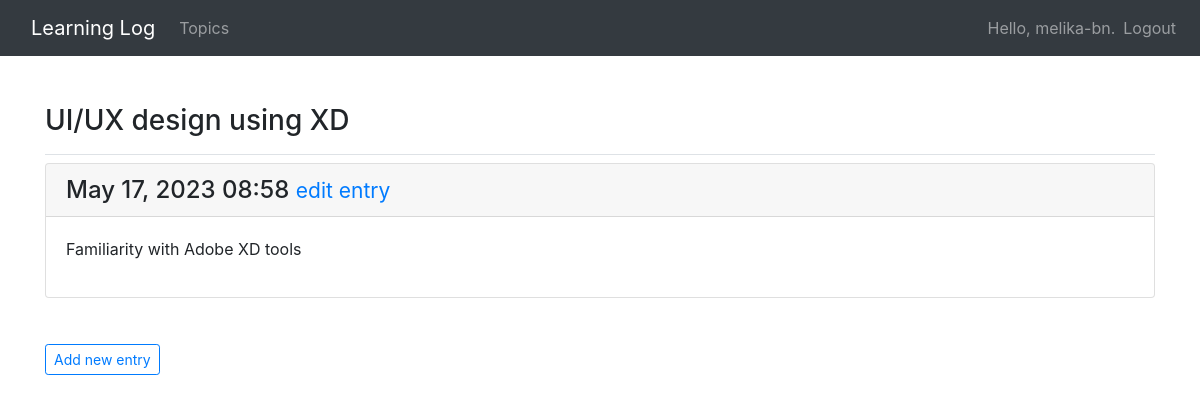
Page /topics/4/ (signed in) on the committed database.
### learning_logs/models.py (models this page shows, shortened)
class Topic(models.Model):
    text = models.CharField(max_length=200)
    date_added = models.DateTimeField(auto_now_add=True)
    owner = models.ForeignKey(User, on_delete=models.CASCADE)
    def __str__(self):
        return self.text

class Entry(models.Model):
    topic = models.ForeignKey(Topic, on_delete=models.CASCADE)
    text = models.TextField()
    date_added = models.DateTimeField(auto_now_add=True)
    class Meta:
        verbose_name_plural = 'entries'

### learning_logs/views.py (the view)
# urls.py: path('topics/<int:topic_id>/', views.topic, name='topic'),
@login_required
def topic(request, topic_id):
	topic = Topic.objects.get(id=topic_id)
	if topic.owner != request.user:
		raise Http404
	entries = topic.entry_set.order_by('-date_added')
	context = {'topic': topic, 'entries': entries}
	return render(request, 'learning_logs/topic.html', context)

### learning_logs/templates/learning_logs/topic.html
{% extends 'learning_logs/base.html' %}
{% block page_header %}
  <h3>{{ topic }}</h3>
{% endblock page_header %}
{% block content %}
  {% for entry in entries %}
    <div class="card mb-3">
      <h4 class="card-header">
        {{ entry.date_added|date:'M d, Y H:i' }}
        <small>
          <a href="{% url 'learning_logs:edit_entry' entry.id %}">edit entry</a>
        </small>
      </h4>
      <div class="card-body">
        {{ entry.text|linebreaks }}
      </div>
    </div>
  {% empty %}
    <p>There are no entries for this topic yet.</p>
  {% endfor %}
  <p>
    <a class="btn btn-sm btn-outline-primary" style="margin-top: 30px;" href="{% url 'learning_logs:new_entry' topic.id %}">Add new entry</a>
  </p>
{% endblock content %}

### learning_logs/templates/learning_logs/base.html (shortened to what this page needs)
{% load bootstrap4 %}
<html lang="en">
<head>
  {% bootstrap_css %}
</head>
<body>
  <nav class="navbar navbar-expand-md navbar-dark bg-dark mb-5">
    <a class="navbar-brand" style="margin-left:15px;" href="{% url 'learning_logs:index'%}">Learning Log</a>
    <div class="collapse navbar-collapse" id="navbarCollapse">
      <ul class="navbar-nav mr-auto">
        <li class="nav-item">
          <a class="nav-link" href="{% url 'learning_logs:topics'%}">Topics</a>
        </li>
      </ul>
      <ul class="navbar-nav ml-auto">
      	{% if user.is_authenticated %}
      	  <li class="nav-item">
      	    <span class="navbar-text">Hello, {{ user.username }}.</span>
      	  </li>
      	  <li class="nav-item">
      	    <a class="nav-link" href="{% url 'users:logout' %}">Logout</a>
      	  </li>
	      {% endif %}
	    </ul>
	  </div>
  </nav>
  <main role="main" class="container">
    <div class="pb-2 mb-2 border-bottom">
      {% block page_header %}{% endblock page_header %}
    </div>
    <div>
      {% block content %}{% endblock content %}
    </div>
  </main>
</body>
</html>

### rows in the picture
Topic: text "UI/UX design using XD"
Entry: date_added "May 17, 2023 08:58", text "Familiarity with Adobe XD tools"

### other values in the picture
{{ user.username }} "melika-bn"
